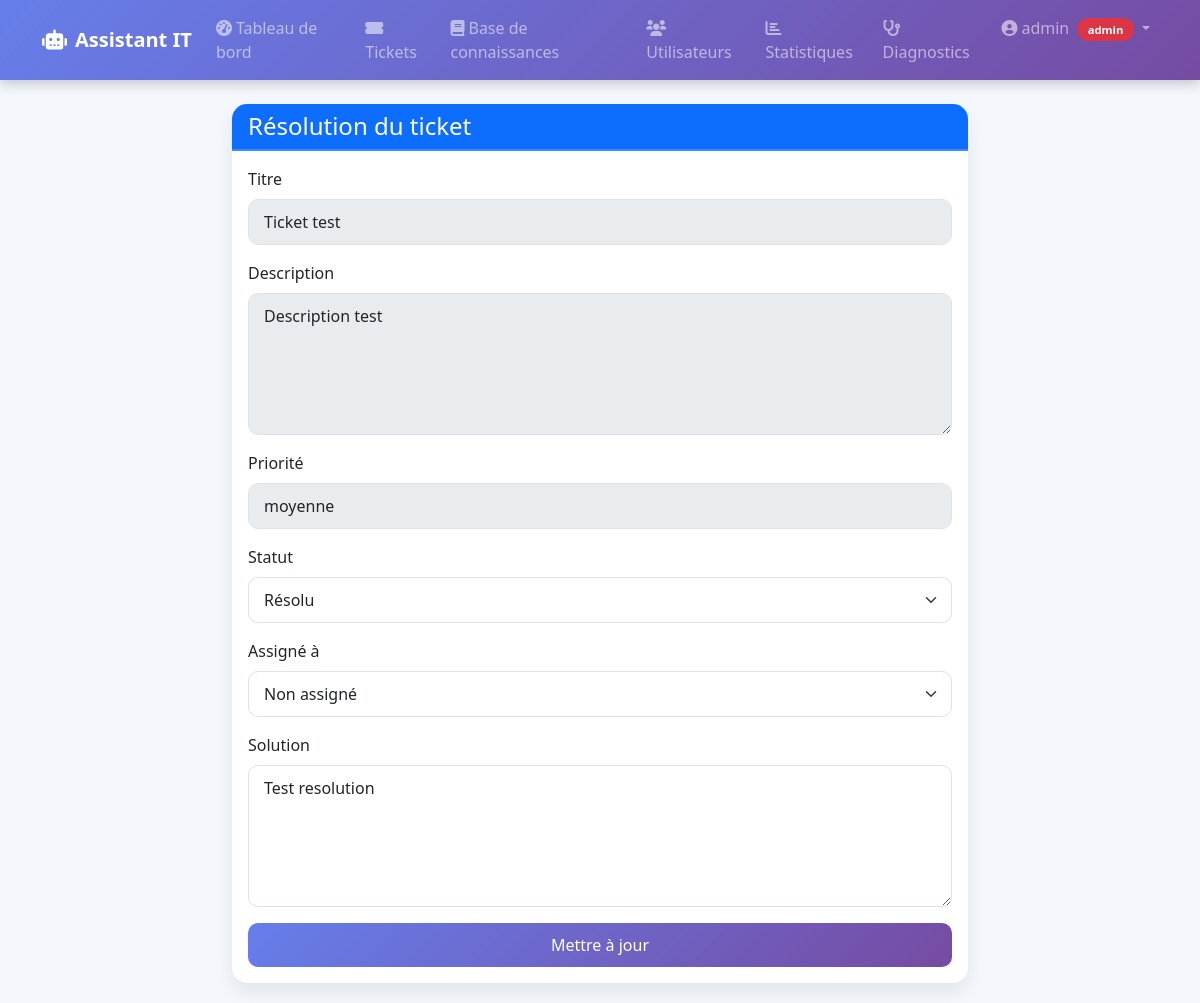
Page /tickets/2/resolve (signed in) on the committed database.
### it_assistant/models.py (models this page shows, shortened)
class User(db.Model, UserMixin):
    __tablename__ = 'users'
    id = db.Column(db.Integer, primary_key=True)
    username = db.Column(db.String(64), unique=True, nullable=False)
    email = db.Column(db.String(120), unique=True, nullable=False)
    password_hash = db.Column(db.String(128))
    role = db.Column(db.String(20), default='user')  # 'user', 'technician', 'admin'
    created_at = db.Column(db.DateTime, default=datetime.utcnow)
    tickets_created = db.relationship('Ticket', foreign_keys='Ticket.user_id', backref='author', lazy='dynamic')
    tickets_assigned = db.relationship('Ticket', foreign_keys='Ticket.assigned_to', backref='technician', lazy='dynamic')
    knowledge_entries = db.relationship('KnowledgeBase', backref='author', lazy='dynamic')
    settings = db.relationship('UserSettings', backref='user', uselist=False, cascade='all, delete-orphan')
    logs = db.relationship('Log', backref='user', lazy='dynamic')
    def is_technician(self):
        return self.role in ['technician', 'admin']
    def is_admin(self):
        return self.role == 'admin'

class Ticket(db.Model):
    __tablename__ = 'tickets'
    id = db.Column(db.Integer, primary_key=True)
    title = db.Column(db.String(100), nullable=False)
    description = db.Column(db.Text, nullable=False)
    status = db.Column(db.String(20), default='ouvert')  # ouvert, en cours, résolu, fermé
    priority = db.Column(db.String(20), default='moyenne')  # basse, moyenne, haute, critique
    created_at = db.Column(db.DateTime, default=datetime.utcnow)
    updated_at = db.Column(db.DateTime, default=datetime.utcnow, onupdate=datetime.utcnow)
    user_id = db.Column(db.Integer, db.ForeignKey('users.id'), nullable=False)
    assigned_to = db.Column(db.Integer, db.ForeignKey('users.id'), nullable=True)
    resolution = db.Column(db.Text, nullable=True)  # Solution apportée

### it_assistant/views/tickets.py (the view, shortened to what this page needs)
@tickets_bp.route('/<int:ticket_id>/resolve', methods=['GET', 'POST'])
@login_required
def resolve_ticket(ticket_id):
    ticket = Ticket.query.get_or_404(ticket_id)
    if not current_user.is_technician():
        abort(403)
    form = TicketUpdateForm()
    _configure_assignment_choices(form)
    if request.method == 'GET':
        form.status.data = 'résolu' if ticket.status in ['ouvert', 'en cours'] else ticket.status
        form.assigned_to.data = ticket.assigned_to if ticket.assigned_to else 0
        form.resolution.data = ticket.resolution
    return render_template('ticket_form.html', form=form, title='Résolution du ticket', ticket=ticket)

### it_assistant/forms.py
class TicketUpdateForm(FlaskForm):
    status = SelectField('Statut', choices=[('ouvert', 'Ouvert'), ('en cours', 'En cours'), ('résolu', 'Résolu'), ('fermé', 'Fermé')])
    assigned_to = SelectField('Assigné à', coerce=int)  # Les choix seront ajoutés dynamiquement
    resolution = TextAreaField('Solution', validators=[Optional()])
    submit = SubmitField('Mettre à jour')

### it_assistant/models.py (called while the page is built)
@login_manager.user_loader
def load_user(user_id):
    return User.query.get(int(user_id))

### it_assistant/views/tickets.py (called while the page is built)
def _configure_assignment_choices(form):
    technicians = User.query.filter(User.role.in_(['technician', 'admin'])).all()
    form.assigned_to.choices = [(0, 'Non assigné')] + [(t.id, t.username) for t in technicians]

### it_assistant/templates/ticket_form.html (shortened to what this page needs)
{% extends "base.html" %}
{% block content %}
<div class="row justify-content-center">
    <div class="col-md-8">
        <div class="card">
            <div class="card-header bg-primary text-white">
                <h4 class="mb-0">{{ title }}</h4>
            </div>
            <div class="card-body">
                <form method="POST" action="">
                    {% if form.title is defined %}
                        <div class="mb-3">
                            {{ form.title.label(class="form-label") }}
                            {{ form.title(class="form-control" + (" is-invalid" if form.title.errors else "")) }}
                            {% for error in form.title.errors %}
                                <div class="invalid-feedback">{{ error }}</div>
                            {% endfor %}
                        </div>
                    {% elif ticket is defined %}
                        <div class="mb-3">
                            <label class="form-label">Titre</label>
                            <input class="form-control" type="text" value="{{ ticket.title }}" disabled>
                        </div>
                    {% endif %}
                    {% if form.description is defined %}
                        <div class="mb-3">
                            {{ form.description.label(class="form-label") }}
                            {{ form.description(class="form-control" + (" is-invalid" if form.description.errors else ""), rows=5) }}
                            {% for error in form.description.errors %}
                                <div class="invalid-feedback">{{ error }}</div>
                            {% endfor %}
                        </div>
                    {% elif ticket is defined %}
                        <div class="mb-3">
                            <label class="form-label">Description</label>
                            <textarea class="form-control" rows="5" disabled>{{ ticket.description }}</textarea>
                        </div>
                    {% endif %}
                    {% if form.priority %}
                    <div class="mb-3">
                        {{ form.priority.label(class="form-label") }}
                        {{ form.priority(class="form-select" + (" is-invalid" if form.priority.errors else "")) }}
                        {% for error in form.priority.errors %}
                            <div class="invalid-feedback">{{ error }}</div>
                        {% endfor %}
                    </div>
                    {% elif ticket is defined %}
                    <div class="mb-3">
                        <label class="form-label">Priorité</label>
                        <input class="form-control" type="text" value="{{ ticket.priority }}" disabled>
                    </div>
                    {% endif %}
                    {% if form.status %}
                    <div class="mb-3">
                        {{ form.status.label(class="form-label") }}
                        {{ form.status(class="form-select" + (" is-invalid" if form.status.errors else "")) }}
                    </div>
                    {% endif %}
                    {% if form.assigned_to %}
                    <div class="mb-3">
                        {{ form.assigned_to.label(class="form-label") }}
                        {{ form.assigned_to(class="form-select" + (" is-invalid" if form.assigned_to.errors else "")) }}
                    </div>
                    {% endif %}
                    {% if form.resolution %}
                    <div class="mb-3">
                        {{ form.resolution.label(class="form-label") }}
                        {{ form.resolution(class="form-control" + (" is-invalid" if form.resolution.errors else ""), rows=5) }}
                    </div>
                    {% endif %}
                    <div class="d-grid">
                        {{ form.submit(class="btn btn-primary") }}
                    </div>
                </form>
            </div>
        </div>
    </div>
</div>
{% endblock %}

### it_assistant/templates/base.html (shortened to what this page needs)
<!DOCTYPE html>
<html lang="fr" data-theme="{{ current_user.settings.theme if current_user.is_authenticated and current_user.settings else 'light' }}">
<head>
    <link href="https://cdn.jsdelivr.net/npm/bootstrap@5.1.3/dist/css/bootstrap.min.css" rel="stylesheet">
    <link rel="stylesheet" href="https://cdnjs.cloudflare.com/ajax/libs/font-awesome/6.0.0-beta3/css/all.min.css">
    <link rel="stylesheet" href="{{ url_for('static', filename='css/style.css') }}">
</head>
<body>
    <nav class="navbar navbar-expand-lg navbar-dark" style="background: linear-gradient(135deg, #667eea 0%, #764ba2 100%); box-shadow: 0 4px 12px rgba(0,0,0,0.2);">
        <div class="container">
            <a class="navbar-brand fw-bold" href="{{ url_for('main.index') }}">
                <i class="fas fa-robot me-2"></i>Assistant IT
            </a>
            <div class="collapse navbar-collapse" id="navbarNav">
                <ul class="navbar-nav ms-auto">
                    {% if current_user.is_authenticated %}
                        <li class="nav-item">
                            <a class="nav-link" href="{{ url_for('main.dashboard') }}">
                                <i class="fas fa-tachometer-alt me-1"></i>Tableau de bord
                            </a>
                        </li>
                        {% if current_user.is_technician() or current_user.is_admin() %}
                            <li class="nav-item">
                                <a class="nav-link" href="{{ url_for('tickets.list_tickets') }}">
                                    <i class="fas fa-ticket-alt me-1"></i>Tickets
                                </a>
                            </li>
                        {% endif %}
                        {% if current_user.is_admin() %}
                            <li class="nav-item">
                                <a class="nav-link" href="{{ url_for('knowledge.list_knowledge') }}">
                                    <i class="fas fa-book me-1"></i>Base de connaissances
                                </a>
                            </li>
                            <li class="nav-item">
                                <a class="nav-link" href="{{ url_for('admin.list_users') }}">
                                    <i class="fas fa-users me-1"></i>Utilisateurs
                                </a>
                            </li>
                            <li class="nav-item">
                                <a class="nav-link" href="{{ url_for('admin.stats') }}">
                                    <i class="fas fa-chart-bar me-1"></i>Statistiques
                                </a>
                            </li>
                        {% endif %}
                        <li class="nav-item">
                            <a class="nav-link" href="{{ url_for('main.diagnostic') }}">
                                <i class="fas fa-stethoscope me-1"></i>Diagnostics
                            </a>
                        </li>
                        <li class="nav-item dropdown">
                            <a class="nav-link dropdown-toggle" href="#" id="userDropdown" role="button" data-bs-toggle="dropdown">
                                <i class="fas fa-user-circle me-1"></i>{{ current_user.username }}
                                <span class="badge bg-{{ 'danger' if current_user.role=='admin' else 'warning' if current_user.role=='technician' else 'secondary' }} ms-1">
                                    {{ current_user.role }}
                                </span>
                            </a>
                        </li>
                    {% endif %}
                </ul>
            </div>
        </div>
    </nav>
    <div class="container mt-4">
        {% block content %}{% endblock %}
    </div>
</body>
</html>

### it_assistant/static/css/style.css (style rules this page uses)
:root { --app-bg: #f4f7fc; --app-text: #212529; --app-muted: #6c757d; --app-surface: #ffffff; --app-surface-2: #f8f9fa; --app-border: #dee2e6; }
body { background-color: var(--app-bg); color: var(--app-text); font-family: 'Segoe UI', Tahoma, Geneva, Verdana, sans-serif; }
.card { border-radius: 15px; border: none; box-shadow: 0 10px 20px rgba(0,0,0,0.08); transition: transform 0.2s, box-shadow 0.2s; background-color: var(--app-surface); margin-bottom: 20px; }
.card-header { border-radius: 15px 15px 0 0 !important; font-weight: 600; border-bottom: 2px solid rgba(255,255,255,0.2); }
.card, .alert { animation: fadeIn 0.3s ease-out; }
.form-control, .form-select { border-radius: 10px; border: 1px solid var(--app-border); background-color: var(--app-surface); color: var(--app-text); padding: 10px 15px; }
.btn { border-radius: 10px; padding: 10px 20px; font-weight: 500; }
.btn-primary { background: linear-gradient(135deg, #667eea 0%, #764ba2 100%); border: none; }
.navbar .badge { font-size: 0.7rem; padding: 0.35rem 0.65rem; border-radius: 30px; }

### rows in the picture
User: username "admin", role "admin"
Ticket: title "Ticket test", description "Description test", priority "moyenne", status "Résolu", assigned_to "Non assigné", resolution "Test resolution"

### other values in the picture
{{ title }} "Résolution du ticket"
